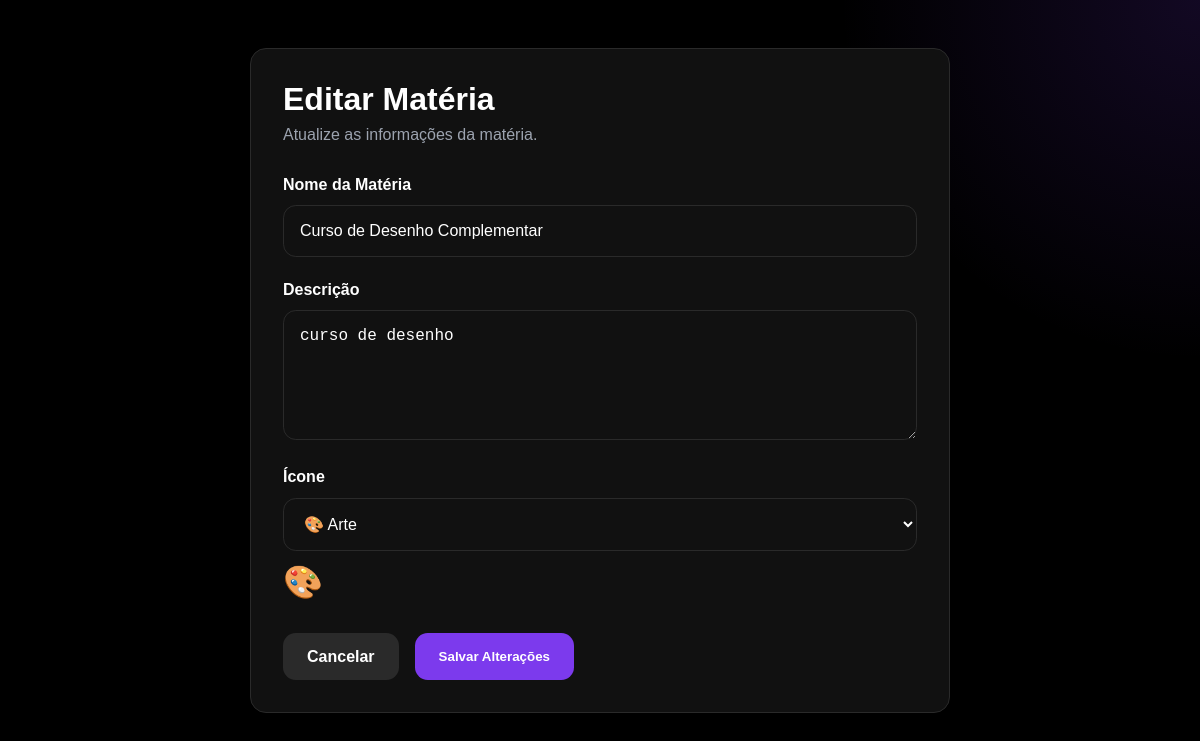
/views/materias/editar.php?id=5 (signed in), run on the app's committed database.
### tables this page shows
CREATE TABLE `materias` (
  `id` int(11) NOT NULL,
  `usuario_id` int(11) NOT NULL,
  `nome` varchar(100) NOT NULL,
  `descricao` text DEFAULT NULL,
  `icone` varchar(50) NOT NULL,
  `pontuacao` int(11) DEFAULT 0,
  `arquivada` tinyint(1) DEFAULT 0,
  `criado_em` datetime DEFAULT current_timestamp()
);

### models/materia_model.php (called while the page is built, shortened)
<?php
class materia_model{
    private $pdo;
    public function __construct($pdo){
        $this->pdo = $pdo;
    }
    public function buscar_materia_id($id){
    $sql = "
        SELECT *
        FROM materias
        WHERE id = :id
    ";
    $stmt = $this->pdo->prepare($sql);
    $stmt->execute([
        ':id' => $id
    ]);
    return $stmt->fetch(PDO::FETCH_ASSOC);
    }
}

### config/icones.php (called while the page is built)
<?php
function obter_icones()
{
    return [
        'livro' => '📚',
        'computador' => '💻',
        'idioma' => '🌎',
        'matematica' => '🧮',
        'ciencia' => '🔬',
        'historia' => '🏛️',
        'arte' => '🎨'
    ];
}

### views/materias/editar.php (the view, shortened to what this page needs)
<?php
require_once '../../config/database.php';
require_once '../../models/materia_model.php';
require_once '../../config/icones.php';
$model = new materia_model($pdo);
$materia = $model->buscar_materia_id(
    $_GET['id']
);
$icones = obter_icones();
?>
<!DOCTYPE html>
<html lang="pt-BR">
<head>
    <link
        rel="stylesheet"
        href="../../assets/css/forms.css"
    >
</head>
<body>
<div class="form-page">
    <div class="form-container">
        <div class="form-header">
            <h1 class="form-title">
                Editar Matéria
            </h1>
            <p class="form-subtitle">
                Atualize as informações da matéria.
            </p>
        </div>
        <form
            action="../../controllers/materia_controller.php?acao=editar"
            method="POST"
        >
            <div class="form-group">
                <label for="nome">
                    Nome da Matéria
                </label>
                <input
                    type="text"
                    id="nome"
                    name="nome"
                    value="<?= $materia['nome'] ?>"
                    required
                >
            </div>
            <div class="form-group">
                <label for="descricao">
                    Descrição
                </label>
                <textarea
                    id="descricao"
                    name="descricao"
                ><?= $materia['descricao'] ?></textarea>
            </div>
            <div class="form-group">
                <label for="iconeSelect">
                    Ícone
                </label>
                <select
                    name="icone"
                    id="iconeSelect"
                >
                    <?php foreach ($icones as $chave => $icone): ?>
                        <option
                            value="<?= $chave ?>"
                            <?= $materia['icone'] === $chave ? 'selected' : '' ?>
                        >
                            <?= $icone ?>
                            <?= ucfirst($chave) ?>
                        </option>
                    <?php endforeach; ?>
                </select>
                <div
                    class="icon-preview"
                    id="iconPreview"
                >
                    <?= $icones[$materia['icone']] ?? '📚' ?>
                </div>
            </div>
            <div class="form-actions">
                <a
                    href="visualizar.php?id=<?= $materia['id'] ?>"
                    class="btn btn-secondary"
                >
                    Cancelar
                </a>
                <button
                    type="submit"
                    class="btn btn-primary"
                >
                    Salvar Alterações
                </button>
            </div>
        </form>
    </div>
</div>
</body>
</html>

### assets/css/forms.css (style rules this page uses)
* { margin: 0; padding: 0; box-sizing: border-box; }
body { background: #000; color: white; font-family: Arial, sans-serif; }
.form-page { min-height: 100vh; padding: 3rem 1.5rem; background: radial-gradient( circle at top right, rgba(124,58,237,0.15), transparent 25% ); }
.form-container { max-width: 700px; margin: 0 auto; background: rgba(18,18,18,0.95); border: 1px solid #2a2a2a; border-radius: 1rem; padding: 2rem; }
.form-header { margin-bottom: 2rem; }
.form-title { font-size: 2rem; font-weight: bold; margin-bottom: 0.5rem; }
.form-subtitle { color: #9ca3af; }
.form-group { margin-bottom: 1.5rem; }
.form-group label { display: block; margin-bottom: 0.7rem; font-weight: 600; }
.form-group input, .form-group textarea, .form-group select { width: 100%; padding: 1rem; border-radius: 0.8rem; border: 1px solid #2a2a2a; background: #111; color: white; font-size: 1rem; }
.form-group textarea { min-height: 130px; resize: vertical; }
.form-actions { display: flex; gap: 1rem; margin-top: 2rem; }
.btn { padding: 0.9rem 1.5rem; border-radius: 0.8rem; border: none; font-weight: bold; cursor: pointer; text-decoration: none; transition: 0.3s; }
.btn-primary { background: #7c3aed; color: white; }
.btn-secondary { background: #2a2a2a; color: white; }
.icon-preview { margin-top: 0.8rem; font-size: 2rem; }

### data on the page
materias: nome "Curso de Desenho Complementar", descricao "curso de desenho", icone "🎨 Arte", icone "🎨"
